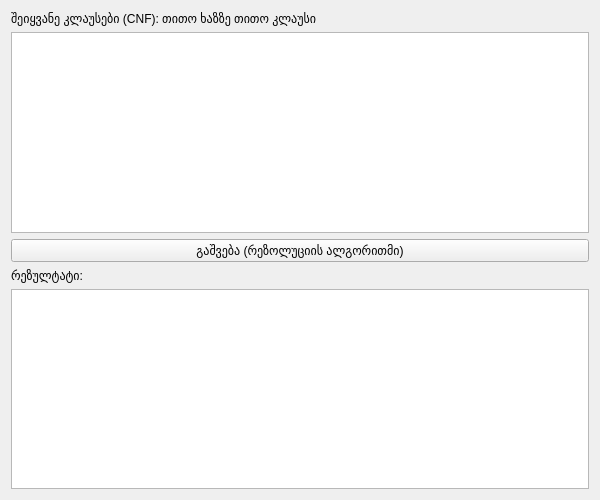
<?xml version="1.0" encoding="UTF-8"?>
<ui version="4.0">
 <class>ResolutionWindow</class>
 <widget class="QWidget" name="ResolutionWindow">
  <property name="geometry">
   <rect>
    <x>0</x>
    <y>0</y>
    <width>600</width>
    <height>500</height>
   </rect>
  </property>
  <property name="windowTitle">
   <string>Resolution Algorithm (CNF)</string>
  </property>

  <layout class="QVBoxLayout" name="verticalLayout">
   <item>
    <widget class="QLabel" name="labelInput">
     <property name="text">
      <string>შეიყვანე კლაუსები (CNF): თითო ხაზზე თითო კლაუსი</string>
     </property>
    </widget>
   </item>

   <item>
    <widget class="QTextEdit" name="inputClauses"/>
   </item>

   <item>
    <widget class="QPushButton" name="btnResolve">
     <property name="text">
      <string>გაშვება (რეზოლუციის ალგორითმი)</string>
     </property>
    </widget>
   </item>

   <item>
    <widget class="QLabel" name="labelOutput">
     <property name="text">
      <string>რეზულტატი:</string>
     </property>
    </widget>
   </item>

   <item>
    <widget class="QTextEdit" name="outputResult">
     <property name="readOnly">
      <bool>true</bool>
     </property>
    </widget>
   </item>
  </layout>
 </widget>
 <resources/>
 <connections/>
</ui>
